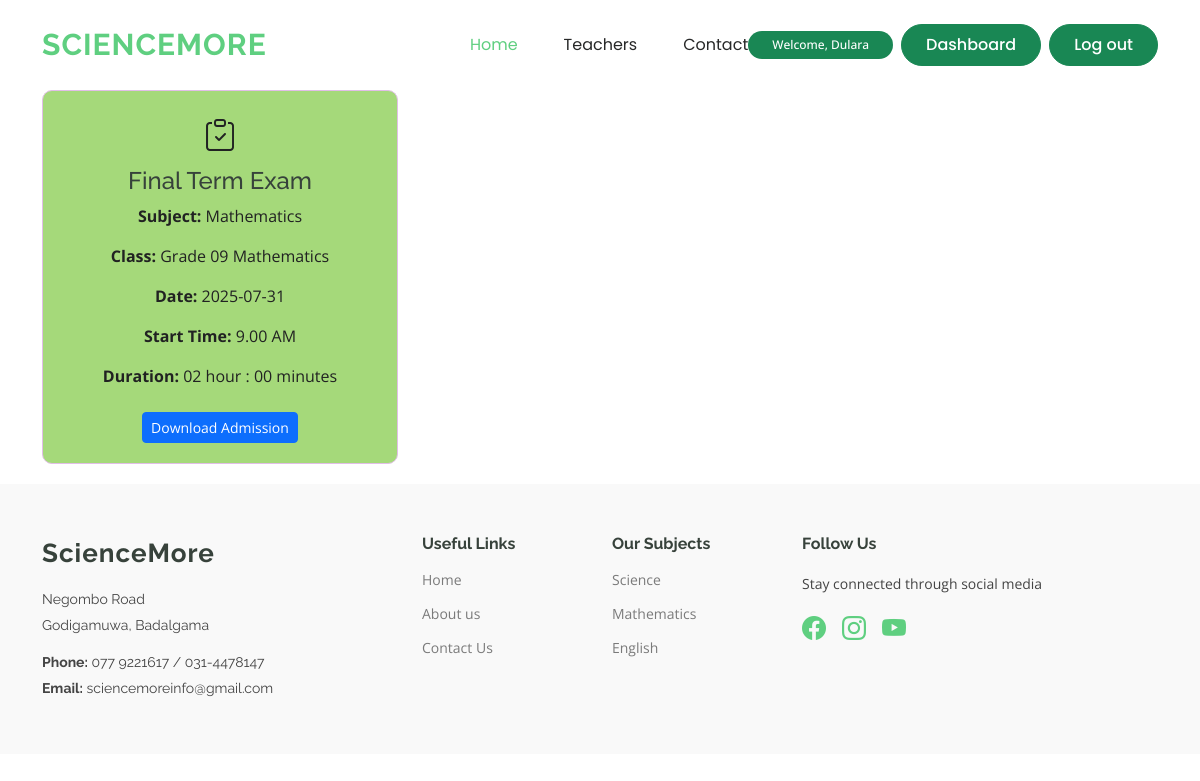
Screenshot of /web/student_exam/exam_card.php (signed in) with the database file from the repository.
### tables this page shows
CREATE TABLE `exams` (
  `Id` int(11) NOT NULL,
  `class_id` int(11) NOT NULL,
  `term_id` int(11) NOT NULL,
  `start_time` varchar(50) NOT NULL,
  `duration` varchar(100) NOT NULL,
  `date` date NOT NULL,
  `room_no` int(11) NOT NULL,
  `status` varchar(100) NOT NULL
);

CREATE TABLE `terms` (
  `Id` int(11) NOT NULL,
  `term` varchar(255) NOT NULL
);

CREATE TABLE `subjects` (
  `id` int(11) NOT NULL,
  `name` varchar(100) NOT NULL
);

CREATE TABLE `classes` (
  `Id` int(11) NOT NULL,
  `Class_Name` varchar(255) NOT NULL,
  `Grade_Level_id` int(11) NOT NULL,
  `Subject_id` int(11) NOT NULL,
  `Teacher_id` int(11) NOT NULL,
  `Class_Date` varchar(50) NOT NULL,
  `start_time` time NOT NULL,
  `end_time` time NOT NULL,
  `month` varchar(50) NOT NULL,
  `Maximum_Students` int(30) NOT NULL,
  `class_fee` int(255) NOT NULL,
  `hall_no` int(11) NOT NULL
);

### web/student_exam/exam_card.php (the view, shortened to what this page needs)
<?php
$db = dbConn();
$studentId = $_SESSION['STUDENT_ID'];
$sqlExams="SELECT e.*,c.Class_Name,su.name AS subject_name,s.reg_no,t.term
FROM exams e
JOIN classes c ON e.class_id = c.Id
JOIN terms t ON e.term_id = t.Id
JOIN subjects su ON c.Subject_id = su.Id
JOIN student_enroll se ON se.class_id = c.Id
JOIN students s ON se.student_id = s.Id
WHERE se.student_id = $studentId AND e.status = 'Scheduled'
ORDER BY e.date ASC";
$resultExams = $db->query($sqlExams);
?>
<div class="container">
<div class="row">
    <?php if ($resultExams->num_rows > 0) { ?>
        <?php while ($exam = $resultExams->fetch_assoc()) { ?>
            <div class="col-xl-4">
                <div class="icon-box d-flex flex-column justify-content-center align-items-center"
                     style="background-color:rgb(165, 217, 122); color:rgb(33, 34, 34); border: 1px solid #e1bee7; border-radius: 10px; padding: 20px; margin-bottom: 20px;">
                    <i class="bi bi-clipboard-check" style="font-size: 2rem;"></i>
                    <h4 class="mt-2"><?= htmlspecialchars($exam['term']) ?> Exam</h4>
                    <p><strong>Subject:</strong> <?= htmlspecialchars($exam['subject_name']) ?></p>
                    <p><strong>Class:</strong> <?= htmlspecialchars($exam['Class_Name']) ?></p>
                    <p><strong>Date:</strong> <?= htmlspecialchars($exam['date']) ?></p>
                       <p><strong>Start Time:</strong> <?= htmlspecialchars($exam['start_time']) ?></p>
                    <p><strong>Duration:</strong> <?= htmlspecialchars($exam['duration']) ?></p>
                        <a href="exam_admission.php?exam_id=<?= $exam['Id'] ?>" target="_blank" class="btn btn-sm btn-primary mt-2">
                Download Admission
            </a>
                </div>
            </div>
        <?php } ?>
    <?php } ?>
</div>
</div>
<?php
include '../layouts.php';
?>

### web/css/main.css (style rules this page uses)
:root { --default-font: "Open Sans", system-ui, -apple-system, "Segoe UI", Roboto, "Helvetica Neue", Arial, "Noto Sans", "Liberation Sans", sans-serif, "Apple Color Emoji", "Segoe UI Emoji", "Segoe UI Symbol", "Noto Color Emoji"; --heading-font: "Raleway", sans-serif; --nav-font: "Poppins", sans-serif; }
:root { --background-color: #ffffff; --default-color: #444444; --heading-color: #37423b; --accent-color: #5fcf80; --surface-color: #ffffff; --contrast-color: #ffffff; }
:root { --nav-color: #272828; --nav-hover-color: #5fcf80; --nav-mobile-background-color: #ffffff; --nav-dropdown-background-color: #ffffff; --nav-dropdown-color: #272828; --nav-dropdown-hover-color: #5fcf80; }
:root { scroll-behavior: smooth; }
body { color: var(--default-color); background-color: var(--background-color); font-family: var(--default-font); }
a { color: var(--accent-color); text-decoration: none; transition: 0.3s; }
h1, h2, h3, h4, h5, h6 { color: var(--heading-color); font-family: var(--heading-font); }

### rows the page displays
exams: term.term "Final Term", subjects.name "Mathematics", class.Class_Name "Grade 09 Mathematics", date "2025-07-31", start_time "9.00 AM", duration "02 hour : 00 minutes"

### other values shown
$_SESSION['NAME'] "Dulara"
